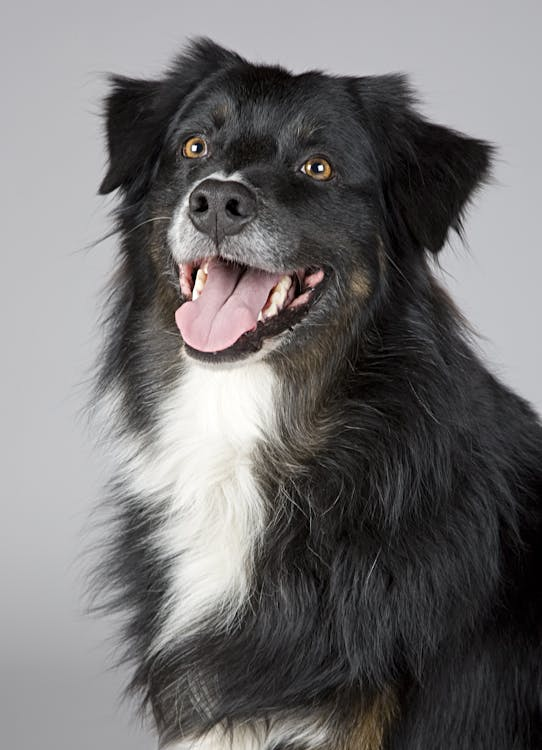
#> input picture Apps/ImageManipulation/dog.jpg, 542 x 750 px
$ jupyter execute generate_files.ipynb
#> lines starting #> are read from the running program, lines starting #| are printed output that depends on the picture; after the words box and inside, x2 and y2 are one past the last pixel; in counts of white or black regions, pixels touching at a corner belong together
[cell 1]
import matplotlib.pyplot as plt
from skimage.io import imread, imsave
from skimage.color import rgb2gray
import numpy as np

[cell 2]
dog_original = imread('dog.jpg')
#> dog_original is the input picture: shape (750, 542, 3); mean R, G, B 114.9, 113, 113.5
dog_gray = (rgb2gray(dog_original) * 255).astype(np.uint8)

def convert_to_n_bpp(image:np.ndarray, n_bit:int):
#> called with n_bit = 1
    return (image // (256 // (2 ** n_bit))).astype(np.uint8)
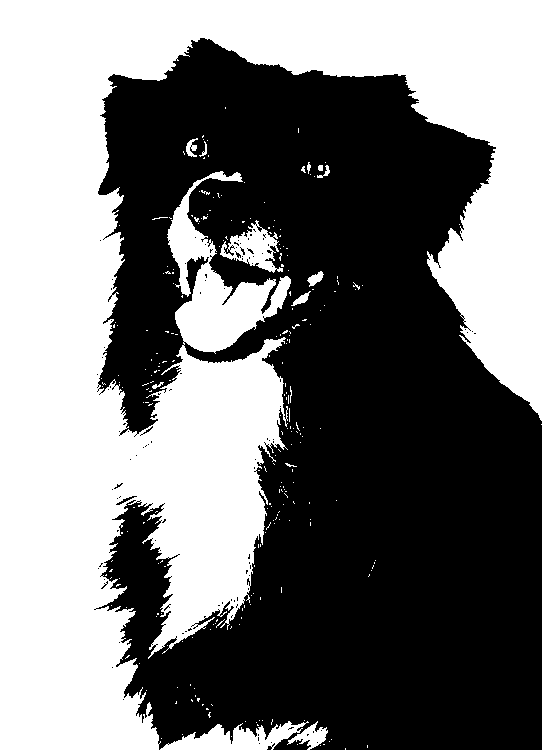
#> returned value: shape (750, 542); values 0 (black) and 1 (white), 46.6% white; 257 white regions (243 under 20 px), largest, box (x1, y1, x2, y2) and area: (0, 0, 542, 750) 183887, (160, 721, 309, 750) 2163, (220, 220, 283, 273) 1456

dog_1bit = convert_to_n_bpp(dog_gray, 1)
dog_2bit = convert_to_n_bpp(dog_gray, 2)
#> call 2 of convert_to_n_bpp, with n_bit = 2
#> in convert_to_n_bpp (call 2), `return (image // (256 // (2 ** n_bit))).astype(np.uint8)`:
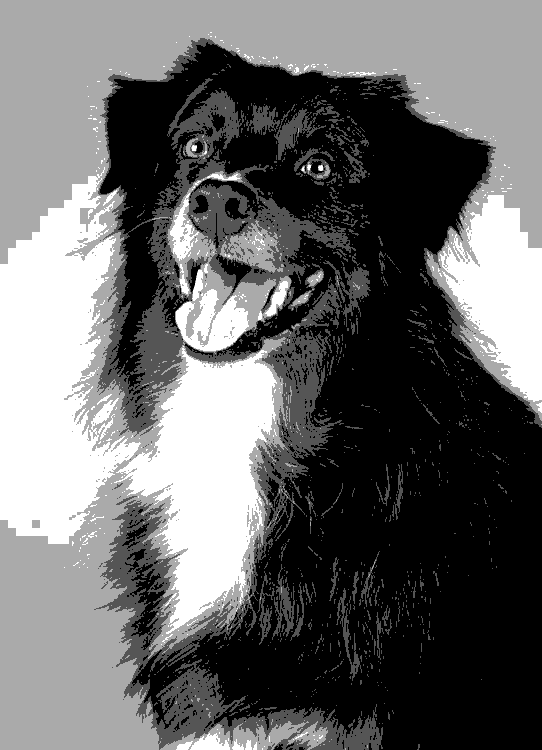
#> returned value: shape (750, 542); min 0, max 3, mean 1.24; drawn with min black and max white
dog_4bit = convert_to_n_bpp(dog_gray, 4)
dog_8bit = dog_gray

[cell 3]
fig, ax = plt.subplots(2, 2, figsize=(7, 7))
ax.flat[0].imshow(dog_gray, cmap='gray')
ax.flat[0].set_title('Original (8-bit)')
ax.flat[0].axis('off')
ax.flat[1].imshow(dog_1bit, cmap='gray', vmin=0, vmax=1)
ax.flat[1].set_title('1-bit')
ax.flat[1].axis('off')
ax.flat[2].imshow(dog_2bit, cmap='gray', vmin=0, vmax=3)
ax.flat[2].set_title('2-bit')
ax.flat[2].axis('off')
ax.flat[3].imshow(dog_4bit, cmap='gray', vmin=0, vmax=15)
ax.flat[3].set_title('4-bit')
ax.flat[3].axis('off')

plt.tight_layout()
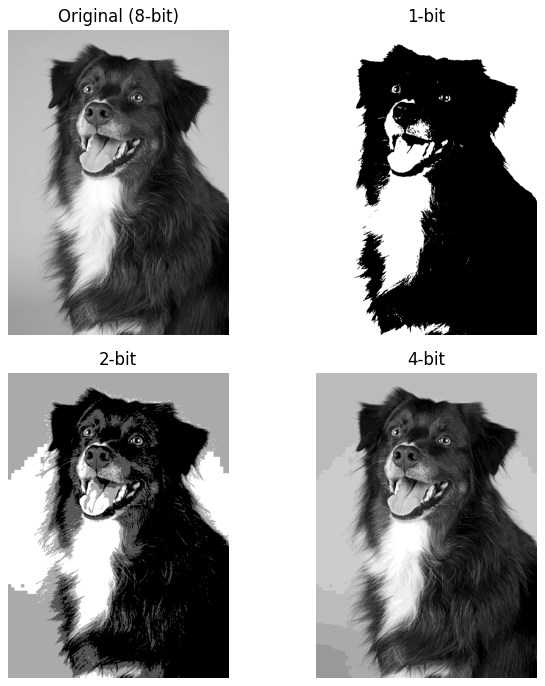
#> figure drawn by matplotlib, 4 panels
